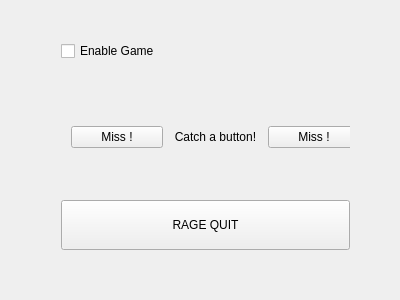
<?xml version="1.0" encoding="UTF-8"?>
<ui version="4.0">
 <class>Widget</class>
 <widget class="QWidget" name="Widget">
  <property name="geometry">
   <rect>
    <x>0</x>
    <y>0</y>
    <width>400</width>
    <height>300</height>
   </rect>
  </property>
  <property name="windowTitle">
   <string>Widget</string>
  </property>
  <widget class="QWidget" name="verticalLayoutWidget">
   <property name="geometry">
    <rect>
     <x>50</x>
     <y>30</y>
     <width>311</width>
     <height>231</height>
    </rect>
   </property>
   <layout class="QVBoxLayout" name="verticalLayout">
    <item>
     <widget class="QCheckBox" name="checkBox">
      <property name="text">
       <string>Enable Game</string>
      </property>
     </widget>
    </item>
    <item>
     <widget class="QWidget" name="widget" native="true">
      <property name="enabled">
       <bool>true</bool>
      </property>
      <widget class="QWidget" name="horizontalLayoutWidget">
       <property name="geometry">
        <rect>
         <x>-1</x>
         <y>30</y>
         <width>311</width>
         <height>80</height>
        </rect>
       </property>
       <layout class="QHBoxLayout" name="horizontalLayout">
        <item>
         <widget class="QPushButton" name="pushButton">
          <property name="text">
           <string>Miss !</string>
          </property>
         </widget>
        </item>
        <item>
         <widget class="QLabel" name="label">
          <property name="text">
           <string>Catch a button!</string>
          </property>
          <property name="alignment">
           <set>Qt::AlignCenter</set>
          </property>
         </widget>
        </item>
        <item>
         <widget class="QPushButton" name="pushButton_2">
          <property name="enabled">
           <bool>true</bool>
          </property>
          <property name="text">
           <string>Miss !</string>
          </property>
         </widget>
        </item>
       </layout>
      </widget>
     </widget>
    </item>
    <item>
     <widget class="QPushButton" name="pushButton_3">
      <property name="minimumSize">
       <size>
        <width>150</width>
        <height>50</height>
       </size>
      </property>
      <property name="text">
       <string>RAGE QUIT</string>
      </property>
      <property name="autoDefault">
       <bool>false</bool>
      </property>
      <property name="default">
       <bool>false</bool>
      </property>
      <property name="flat">
       <bool>false</bool>
      </property>
     </widget>
    </item>
   </layout>
  </widget>
  <zorder>widget</zorder>
  <zorder>verticalLayoutWidget</zorder>
 </widget>
 <layoutdefault spacing="6" margin="11"/>
 <resources/>
 <connections>
  <connection>
   <sender>checkBox</sender>
   <signal>toggled(bool)</signal>
   <receiver>widget</receiver>
   <slot>setVisible(bool)</slot>
   <hints>
    <hint type="sourcelabel">
     <x>205</x>
     <y>39</y>
    </hint>
    <hint type="destinationlabel">
     <x>205</x>
     <y>116</y>
    </hint>
   </hints>
  </connection>
  <connection>
   <sender>pushButton</sender>
   <signal>pressed()</signal>
   <receiver>pushButton</receiver>
   <slot>hide()</slot>
   <hints>
    <hint type="sourcelabel">
     <x>100</x>
     <y>123</y>
    </hint>
    <hint type="destinationlabel">
     <x>100</x>
     <y>123</y>
    </hint>
   </hints>
  </connection>
  <connection>
   <sender>pushButton</sender>
   <signal>pressed()</signal>
   <receiver>pushButton_2</receiver>
   <slot>show()</slot>
   <hints>
    <hint type="sourcelabel">
     <x>100</x>
     <y>123</y>
    </hint>
    <hint type="destinationlabel">
     <x>310</x>
     <y>123</y>
    </hint>
   </hints>
  </connection>
  <connection>
   <sender>pushButton_2</sender>
   <signal>pressed()</signal>
   <receiver>pushButton_2</receiver>
   <slot>hide()</slot>
   <hints>
    <hint type="sourcelabel">
     <x>310</x>
     <y>123</y>
    </hint>
    <hint type="destinationlabel">
     <x>310</x>
     <y>123</y>
    </hint>
   </hints>
  </connection>
  <connection>
   <sender>pushButton_2</sender>
   <signal>pressed()</signal>
   <receiver>pushButton</receiver>
   <slot>show()</slot>
   <hints>
    <hint type="sourcelabel">
     <x>310</x>
     <y>123</y>
    </hint>
    <hint type="destinationlabel">
     <x>100</x>
     <y>123</y>
    </hint>
   </hints>
  </connection>
  <connection>
   <sender>pushButton_3</sender>
   <signal>clicked()</signal>
   <receiver>Widget</receiver>
   <slot>close()</slot>
   <hints>
    <hint type="sourcelabel">
     <x>205</x>
     <y>234</y>
    </hint>
    <hint type="destinationlabel">
     <x>199</x>
     <y>149</y>
    </hint>
   </hints>
  </connection>
 </connections>
</ui>
